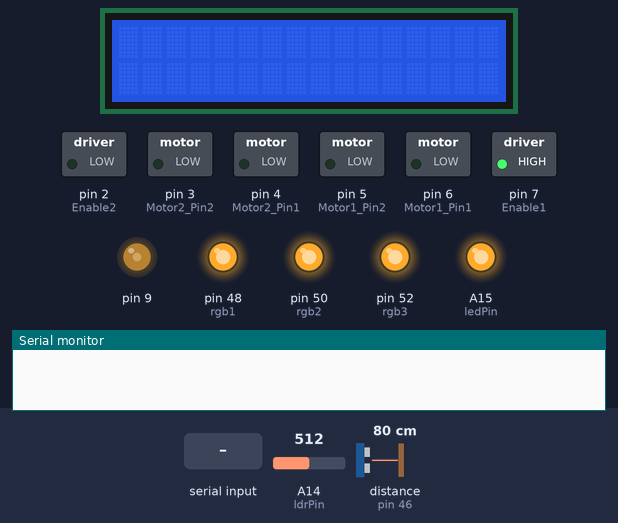
The sketch below on a simulated Arduino Mega 2560, built with avr-gcc and run on an emulated ATmega2560. Shown: 16×2 character LCD, switched loads named in the sketch (green lamp = pin HIGH), output pins drawn as LEDs (lit = HIGH), the last lines printed to the serial monitor. The test bench sets the inputs (shaded band); at power-on: distance to the obstacle (sensor on pin 46) 80 cm, A14 (ldrPin) = 512. The echo pulse lasts 58.3 µs per cm; pins used as bus, display or sensor lines are not drawn.

Above: at 1.2 s.
1.3 s: "R" received over Serial
At 1.8 s:
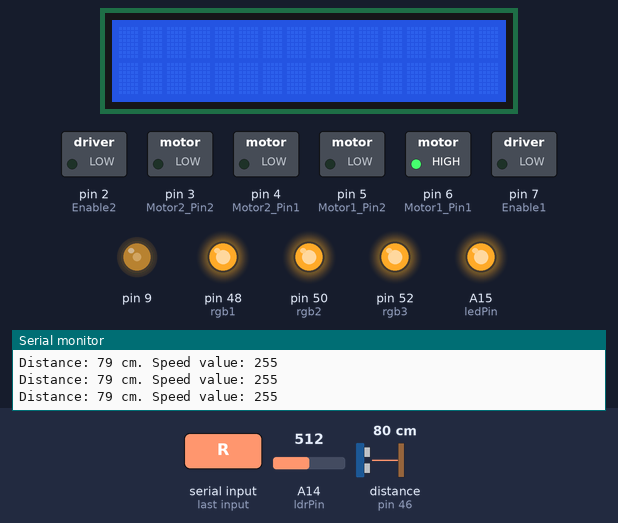
2.8 s: distance to the obstacle (sensor on pin 46) set to 5 cm
5.8 s: distance to the obstacle (sensor on pin 46) set to 2 cm
At 6.9 s:
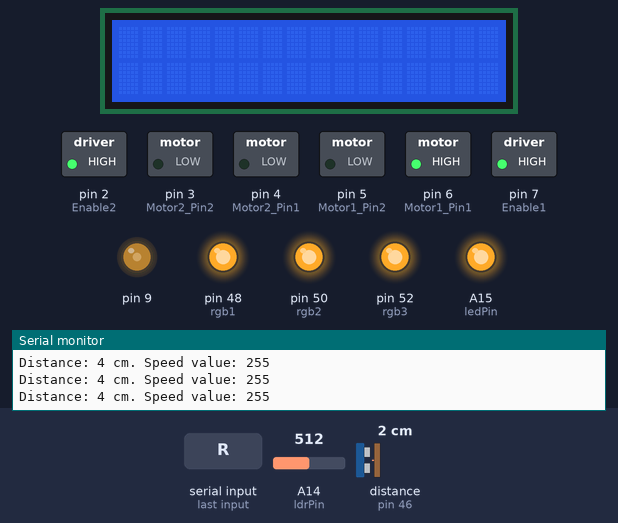
7.3 s: byte 71 ('G') received over Serial
At 8.4 s:
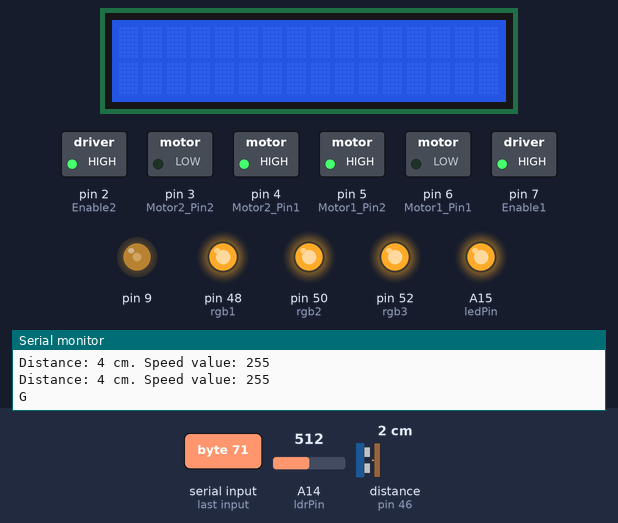
8.8 s: byte 72 ('H') received over Serial
At 9.5 s:
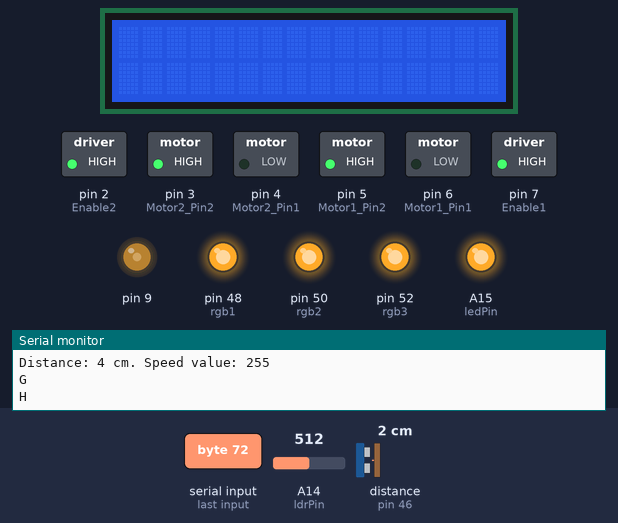
10.3 s: byte 56 ('8') received over Serial
At 10.7 s:
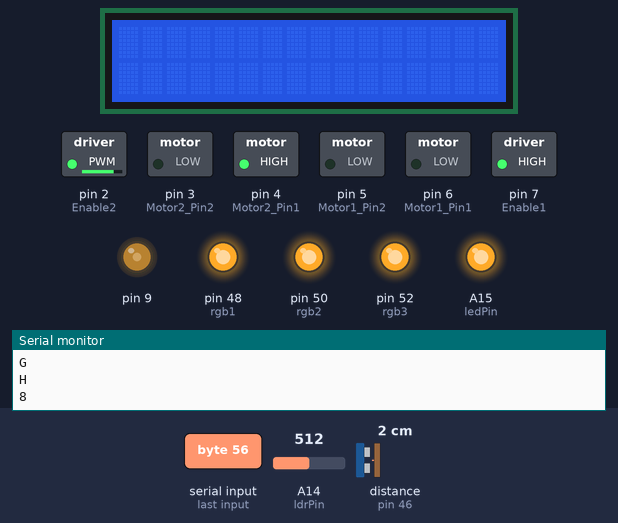
Timing chart, 0 to 12.8 s (numbered marks = the images above; inputs shaded):
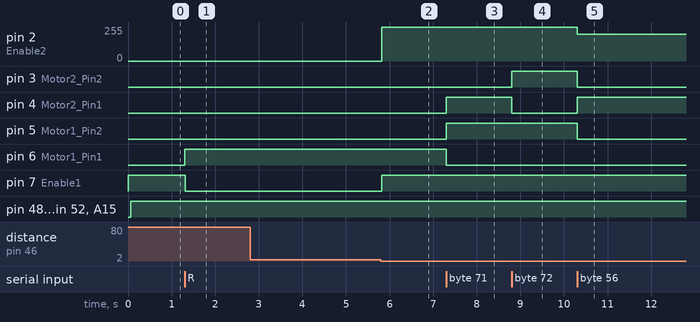

The sketch:

arduino_for_car.ino
```cpp
#include <SoftwareSerial.h>
#include <LiquidCrystal.h>
#include <dht.h>

// Variables for DHT
#define DHTPin 8
dht DHT;

int ledPin = A15;   // the number of the LED pin
int ldrPin = A14;   // the number of the LDR pin
// rgb pins
int rgb1 = 48;
int rgb2 = 50;
int rgb3 = 52;
// Front Motor Pins
int Enable1 = 7;
int Motor1_Pin1 = 6;
int Motor1_Pin2 = 5;
// Back Motor Pins
int Motor2_Pin1 = 4;
int Motor2_Pin2 = 3;
int Enable2 = 2;
// ultrasonic
int trigPin = 44;
int echoPin = 46;
// bluetooth
int bluetoothTx = 0;
int bluetoothRx = 1;

const int rs = 22, en = 23, d4 = 24, d5 = 25, d6 = 26, d7 = 28;
LiquidCrystal lcd(rs, en, d4, d5, d6, d7);

int velocity;

void setup() {
  Serial.begin(9600);
  pinMode(ledPin, OUTPUT);
  pinMode(ldrPin, INPUT);

  pinMode(rgb1, OUTPUT);
  pinMode(rgb2, OUTPUT);
  pinMode(rgb3, OUTPUT);

  pinMode(Enable1, OUTPUT);
  pinMode(Motor1_Pin1, OUTPUT);
  pinMode(Motor1_Pin2, OUTPUT);
  pinMode(Motor2_Pin1, OUTPUT);
  pinMode(Motor2_Pin2, OUTPUT);
  pinMode(Enable2, OUTPUT);

  analogWrite(Enable1, 255);
  analogWrite(Enable2, 0);
  digitalWrite(Motor2_Pin2, LOW);
  digitalWrite(Motor2_Pin1, LOW);
  digitalWrite(Motor1_Pin2, LOW);
  digitalWrite(Motor1_Pin1, LOW);

  pinMode(trigPin, OUTPUT);
  pinMode(echoPin, INPUT);

  // set up the LCD
  lcd.begin(16, 2);
  analogWrite(9, 100);

  velocity = 255;
}

void loop() {
  char c;
  if (Serial.available() > 0) {
    c = Serial.read();
    Serial.println(c);
    switch(c) {
      case 'F':  // Moving the Car Forward Bluetooth
        UltraSonic();
        analogWrite(Enable2, velocity);
        digitalWrite(Motor2_Pin2, LOW);
        digitalWrite(Motor2_Pin1, HIGH);
        digitalWrite(Motor1_Pin1, LOW);
        digitalWrite(Motor1_Pin2, LOW);
        break;
      case 'x':  // Moving the Car Forward Python
        UltraSonic();
        analogWrite(Enable2, velocity);
        digitalWrite(Motor2_Pin2, LOW);
        digitalWrite(Motor2_Pin1, HIGH);
        digitalWrite(Motor1_Pin1, LOW);
        digitalWrite(Motor1_Pin2, LOW);
        break;
      case 'B':  // Moving the Car Backward Bluetooth
        analogWrite(Enable2, velocity);
        digitalWrite(Motor2_Pin1, LOW);
        digitalWrite(Motor2_Pin2, HIGH);
        digitalWrite(Motor1_Pin1, LOW);
        digitalWrite(Motor1_Pin2, LOW);
        UltraSonic();
        break;
      case 'L':  // Steer Wheels Right Bluetooth
        digitalWrite(Motor1_Pin1, LOW);
        digitalWrite(Motor1_Pin2, HIGH);
        digitalWrite(Motor2_Pin1, LOW);
        digitalWrite(Motor2_Pin2, LOW);
        UltraSonic();
        break;
      case 'z':  // Moving the Car Front-Left Python
        analogWrite(Enable2, velocity);
        digitalWrite(Motor1_Pin1, LOW);
        digitalWrite(Motor1_Pin2, HIGH);
        digitalWrite(Motor2_Pin1, HIGH);
        digitalWrite(Motor2_Pin2, LOW);
        UltraSonic();
        break;
      case 'R':  // Steer Wheels Right Bluetooth
        digitalWrite(Motor1_Pin2, LOW);
        digitalWrite(Motor1_Pin1, HIGH);
        digitalWrite(Motor2_Pin1, LOW);
        digitalWrite(Motor2_Pin2, LOW);
        UltraSonic();
        break;
      case 'y':  // Moving the Car Front-Right Python
        analogWrite(Enable2, velocity);
        digitalWrite(Motor1_Pin2, LOW);
        digitalWrite(Motor1_Pin1, HIGH);
        digitalWrite(Motor2_Pin1, HIGH);
        digitalWrite(Motor2_Pin2, LOW);
        UltraSonic();
        break;
      case 'S':  // Stop
        digitalWrite(Motor2_Pin2, LOW);
        digitalWrite(Motor2_Pin1, LOW);
        digitalWrite(Motor1_Pin2, LOW);
        digitalWrite(Motor1_Pin1, LOW);
        break;
      case 'I':  // Moving the Car Forward Right Bluetooth
        analogWrite(Enable2, velocity);
        digitalWrite(Motor2_Pin2, LOW);
        digitalWrite(Motor2_Pin1, HIGH);
        digitalWrite(Motor1_Pin2, LOW);
        digitalWrite(Motor1_Pin1, HIGH);
        UltraSonic();
        break;
      case 'J':  // Moving the Car Backwards Right
        analogWrite(Enable2, velocity);
        digitalWrite(Motor1_Pin2, LOW);
        digitalWrite(Motor1_Pin1, HIGH);
        digitalWrite(Motor2_Pin1, LOW);
        digitalWrite(Motor2_Pin2, HIGH);
        UltraSonic();
        break;
      case 'G':  // Moving the Car Forward Left
        analogWrite(Enable2, velocity);
        digitalWrite(Motor2_Pin2, LOW);
        digitalWrite(Motor2_Pin1, HIGH);
        digitalWrite(Motor1_Pin1, LOW);
        digitalWrite(Motor1_Pin2, HIGH);
        UltraSonic();
        break;
      case 'H':  // Moving the Car Backwards Left
        analogWrite(Enable2, velocity);
        digitalWrite(Motor2_Pin1, LOW);
        digitalWrite(Motor2_Pin2, HIGH);
        digitalWrite(Motor1_Pin1, LOW);
        digitalWrite(Motor1_Pin2, HIGH);
        UltraSonic();
        break;
      case '8': // Setting speed 80 km/h
        velocity = (c - '0') * 25;
        analogWrite(Enable2, velocity);
        digitalWrite(Motor2_Pin2, LOW);
        digitalWrite(Motor2_Pin1, HIGH);
        digitalWrite(Motor1_Pin1, LOW);
        digitalWrite(Motor1_Pin2, LOW);
      case '3': // Setting speed 30 km/h
        velocity = (c - '0') * 25;
        analogWrite(Enable2, velocity);
        digitalWrite(Motor2_Pin2, LOW);
        digitalWrite(Motor2_Pin1, HIGH);
        digitalWrite(Motor1_Pin1, LOW);
        digitalWrite(Motor1_Pin2, LOW);
      case 'W':  // Front light ON
        digitalWrite(ledPin, HIGH);
        break;
      case 'w':  // Front light OFF
        digitalWrite(ledPin, LOW);
        break;
      case 'U':  // Back light ON
        LCD();
        break;
      case 'u':  // Back light OFF
        lcd.clear();
        lcd.display();
        break;
      case 'N':  // No recognized sign, allow manual control
        break;
      // Controlling the Speed of Car
      default:  // Get velocity
        if (c == 'q') {
          velocity = 255;  // max speed
        } else if (c >= '0' && c <= '9') {
          velocity = (c - '0') * 25;
        analogWrite(Enable2, velocity);
        }
    }
  }
  LDR();
}

void LDR() {
  int ldrStatus = analogRead(ldrPin);
  if (ldrStatus >= 300) {
    digitalWrite(ledPin, HIGH);
    digitalWrite(rgb1, HIGH);
    digitalWrite(rgb2, HIGH);
    digitalWrite(rgb3, HIGH); // turn LED on
  } else {
    digitalWrite(ledPin, LOW);
    digitalWrite(rgb1, LOW);
    digitalWrite(rgb2, LOW);
    digitalWrite(rgb3, LOW); // turn LED off
  }
}

void LCD() {
  // get data from DHT
  int Data = DHT.read11(DHTPin);

  // variables for temp in C and F degrees and humidity
  double t = DHT.temperature;

  // printing the temp
  lcd.setCursor(0, 0);
  lcd.print("Temp.: ");
  lcd.print(t, 2);
  lcd.print((char)223);
  lcd.print("C");
  delay(1000);
}

void UltraSonic() {
  long duration;
  int distance;

  digitalWrite(trigPin, LOW);
  delayMicroseconds(2);
  digitalWrite(trigPin, HIGH);
  delayMicroseconds(10);
  digitalWrite(trigPin, LOW);

  duration = pulseIn(echoPin, HIGH);
  distance = duration * 0.034 / 2;

  while(distance > 3) {
    digitalWrite(trigPin, LOW);
    delayMicroseconds(2);
    digitalWrite(trigPin, HIGH);
    delayMicroseconds(10);
    digitalWrite(trigPin, LOW);
    duration = pulseIn(echoPin, HIGH);
    distance = duration * 0.034 / 2;

    analogWrite(Enable1, 0);
    analogWrite(Enable2, 0);

    if (distance < 3) {
      analogWrite(Enable1, 255);
      analogWrite(Enable2, velocity);
      break;
    }

    Serial.print("Distance: ");
    Serial.print(distance);
    Serial.print(" cm. Speed value: ");
    Serial.println(velocity);

    delay(10);
  }
}
```

Measured:
- the behaviour switches between 4 and 3 cm on distance to the obstacle (sensor on pin 46) (found by bisection; images 1 and 2)
- after the input at 1.3 s, pin 6 (Motor1_Pin1): LOW → HIGH at once; pin 7 (Enable1): HIGH → LOW at once
- after the input at 5.8 s, pin 2 (Enable2): 0/255 → 255/255 at once; pin 7 (Enable1): LOW → HIGH at once
- after the input at 7.3 s, pin 4 (Motor2_Pin1), pin 5 (Motor1_Pin2): LOW → HIGH at once; pin 6 (Motor1_Pin1): HIGH → LOW at once
- after the input at 8.8 s, pin 3 (Motor2_Pin2): LOW → HIGH at once; pin 4 (Motor2_Pin1): HIGH → LOW at once
- after the input at 10.3 s, pin 2 (Enable2): 255/255 → 200/255 at once; pin 3 (Motor2_Pin2), pin 5 (Motor1_Pin2): HIGH → LOW at once; pin 4 (Motor2_Pin1): LOW → HIGH at once
